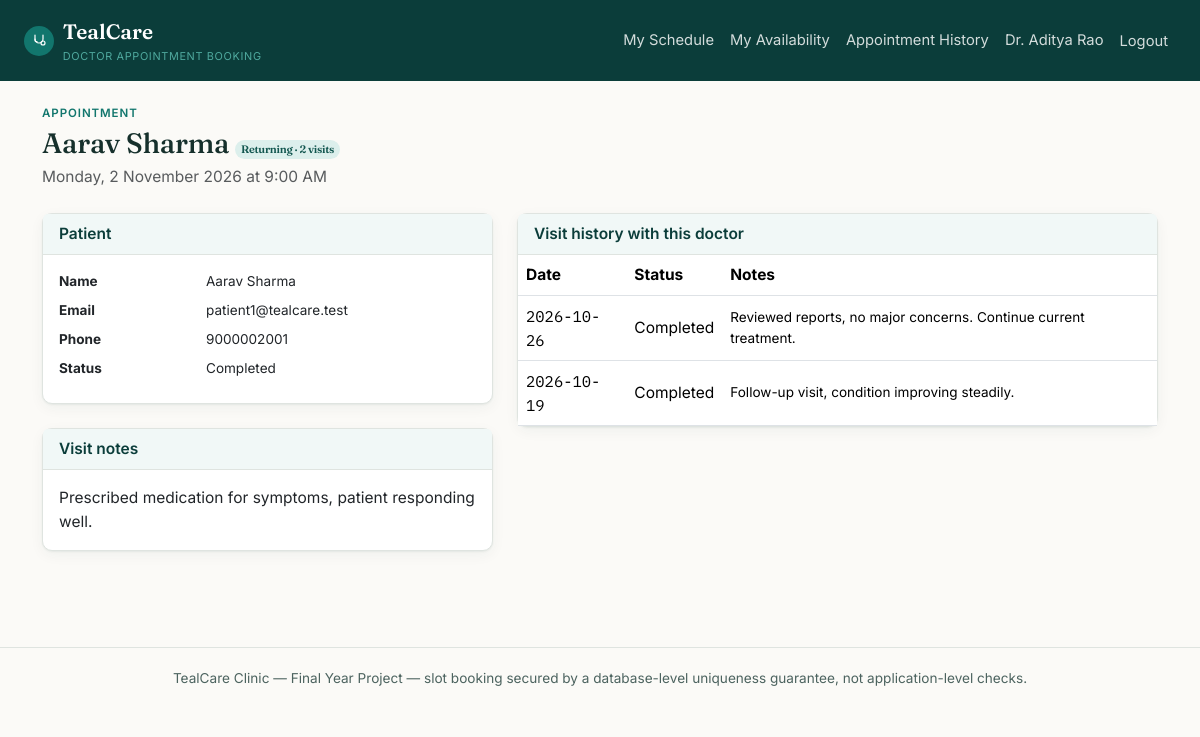
The page /doctor/appointments/3 (signed in) on the database its author committed.
### tables this page shows
CREATE TABLE users (
    id INT AUTO_INCREMENT PRIMARY KEY,
    role ENUM('admin','doctor','patient') NOT NULL,
    name VARCHAR(150) NOT NULL,
    email VARCHAR(190) NOT NULL UNIQUE,
    password_hash VARCHAR(255) NOT NULL,
    phone VARCHAR(20) NULL,
     
    staff_code VARCHAR(20) NULL UNIQUE,
     
     
    status ENUM('active','suspended') NOT NULL DEFAULT 'active',
    reset_token VARCHAR(64) NULL,
    reset_token_expires_at DATETIME NULL,
    created_at TIMESTAMP NOT NULL DEFAULT CURRENT_TIMESTAMP
);

CREATE TABLE appointments (
    id INT AUTO_INCREMENT PRIMARY KEY,
    patient_id INT NOT NULL,
    doctor_id INT NOT NULL,
     
     
    reservation_id INT NULL,
    appointment_date DATE NOT NULL,
    start_time TIME NOT NULL,
    end_time TIME NOT NULL,
    status ENUM('booked','completed','cancelled','no_show') NOT NULL DEFAULT 'booked',
    notes TEXT NULL,
    cancelled_by VARCHAR(20) NULL,
     
     
    is_stress_test TINYINT(1) NOT NULL DEFAULT 0,
    created_at TIMESTAMP NOT NULL DEFAULT CURRENT_TIMESTAMP,
    updated_at TIMESTAMP NOT NULL DEFAULT CURRENT_TIMESTAMP ON UPDATE CURRENT_TIMESTAMP,
    FOREIGN KEY (patient_id) REFERENCES users(id),
    FOREIGN KEY (doctor_id) REFERENCES doctors(id),
    FOREIGN KEY (reservation_id) REFERENCES slot_reservations(id) ON DELETE SET NULL,
    INDEX idx_doctor_date (doctor_id, appointment_date),
    INDEX idx_patient (patient_id)
);

### app/views/doctor/appointment_detail.php (the view, shortened to what the rows shown need)
<p class="eyebrow mb-1">Appointment</p>
<h1 class="h3 mb-1"><?= htmlspecialchars($appointment['patient_name'], ENT_QUOTES) ?>
    <?= $history['is_returning'] ? '<span class="badge-returning">Returning · ' . $history['visit_count'] . ' visits</span>' : '<span class="badge-new">New patient</span>' ?>
</h1>
<p class="text-muted mb-4"><?= date('l, j F Y', strtotime($appointment['appointment_date'])) ?> at <?= date('g:i A', strtotime($appointment['start_time'])) ?></p>
<div class="row g-4">
    <div class="col-lg-5">
        <div class="card card-tc mb-4">
            <div class="card-header">Patient</div>
            <div class="card-body">
                <dl class="row mb-0 small">
                    <dt class="col-4">Name</dt><dd class="col-8"><?= htmlspecialchars($appointment['patient_name'], ENT_QUOTES) ?></dd>
                    <dt class="col-4">Email</dt><dd class="col-8"><?= htmlspecialchars($appointment['patient_email'], ENT_QUOTES) ?></dd>
                    <dt class="col-4">Phone</dt><dd class="col-8"><?= htmlspecialchars($appointment['patient_phone'] ?? '—', ENT_QUOTES) ?></dd>
                    <dt class="col-4">Status</dt><dd class="col-8 text-capitalize"><?= htmlspecialchars(str_replace('_', ' ', $appointment['status']), ENT_QUOTES) ?></dd>
                </dl>
            </div>
        </div>
        <?php if ($appointment['status'] === 'booked'):
            $isFuture = $appointment['appointment_date'] > date('Y-m-d');
        ?>
        <div class="card card-tc mb-4">
            <div class="card-header">Actions</div>
            <div class="card-body d-flex flex-column gap-2">
                <?php if ($isFuture): ?>
                    <p class="text-muted small mb-1">This appointment is in the future — it can only be cancelled until the day it's scheduled.</p>
                <?php else: ?>
                    <form method="post" action="<?= Router::url('/doctor/appointments/' . $appointment['id'] . '/complete') ?>">
                        <?= Csrf::field() ?>
                        <label class="form-label small">Visit notes (optional)</label>
                        <textarea name="notes" class="form-control form-control-sm mb-2" rows="3" placeholder="e.g. Prescribed medication, advised follow-up..."></textarea>
                        <button class="btn btn-tc btn-sm w-100">Mark completed</button>
                    </form>
                    <form method="post" action="<?= Router::url('/doctor/appointments/' . $appointment['id'] . '/no-show') ?>" onsubmit="return confirm('Mark this patient as a no-show?');">
                        <?= Csrf::field() ?>
                        <button class="btn btn-outline-secondary btn-sm w-100">Mark no-show</button>
                    </form>
                <?php endif; ?>
                <form method="post" action="<?= Router::url('/doctor/appointments/' . $appointment['id'] . '/cancel') ?>" onsubmit="return confirm('Cancel this appointment? The slot will be freed immediately.');">
                    <?= Csrf::field() ?>
                    <button class="btn btn-outline-danger btn-sm w-100">Cancel appointment</button>
                </form>
            </div>
        </div>
        <?php elseif ($appointment['notes']): ?>
        <div class="card card-tc mb-4">
            <div class="card-header">Visit notes</div>
            <div class="card-body"><?= nl2br(htmlspecialchars($appointment['notes'], ENT_QUOTES)) ?></div>
        </div>
        <?php endif; ?>
    </div>
    <div class="col-lg-7">
        <div class="card card-tc">
            <div class="card-header">Visit history with this doctor</div>
            <div class="card-body p-0">
                <?php if (empty($pastVisits)): ?>
                    <p class="text-muted p-3 mb-0">No previous visits — this is a new patient.</p>
                <?php else: ?>
                    <table class="table mb-0 align-middle">
                        <thead><tr><th>Date</th><th>Status</th><th>Notes</th></tr></thead>
                        <tbody>
                        <?php foreach ($pastVisits as $v): ?>
                            <tr>
                                <td class="mono"><?= htmlspecialchars($v['appointment_date'], ENT_QUOTES) ?></td>
                                <td class="text-capitalize"><?= htmlspecialchars(str_replace('_', ' ', $v['status']), ENT_QUOTES) ?></td>
                                <td class="small"><?= $v['notes'] ? nl2br(htmlspecialchars($v['notes'], ENT_QUOTES)) : '<span class="text-muted">—</span>' ?></td>
                            </tr>
                        <?php endforeach; ?>
                        </tbody>
                    </table>
                <?php endif; ?>
            </div>
        </div>
    </div>
</div>

### core/Router.php (shortened to what the rows shown need)
<?php
class Router
{
    private array $routes = ['GET' => [], 'POST' => []];
    private static string $basePath = '';
    public static function setBasePath(string $path): void
    {
        self::$basePath = rtrim($path, '/');
    }
    public static function url(string $path = ''): string
    {
        return self::$basePath . $path;
    }
    public function get(string $pattern, array $handler): void
    {
        $this->routes['GET'][$pattern] = $handler;
    }
    public function post(string $pattern, array $handler): void
    {
        $this->routes['POST'][$pattern] = $handler;
    }
    public function dispatch(string $method, string $uri): void
    {
        $path = parse_url($uri, PHP_URL_PATH) ?? '/';
        $path = rtrim($path, '/');
        foreach ($this->routes[$method] ?? [] as $pattern => $handler) {
            $params = $this->match($pattern, $path);
            if ($params !== null) {
                [$controllerClass, $action] = $handler;
                $controller = new $controllerClass();
                call_user_func_array([$controller, $action], $params);
                return;
            }
        }
    }
    private function match(string $pattern, string $path): ?array
    {
        $regex = preg_replace('#\{[a-zA-Z_]+\}#', '([^/]+)', $pattern);
        $regex = rtrim($regex, '/');
        if ($regex === '') {
            $regex = '/';
        }
        if (!preg_match('#^' . $regex . '$#', $path, $matches)) {
            return null;
        }
        array_shift($matches);
        return $matches;
    }
}

### app/views/partials/header.php (shortened to what the rows shown need)
<?php
$currentUser = Auth::user();
?>
<!doctype html>
<html lang="en">
<head>
    <link href="https://cdn.jsdelivr.net/npm/bootstrap@5.3.3/dist/css/bootstrap.min.css" rel="stylesheet">
    <link href="<?= Router::url('/assets/css/style.css') ?>" rel="stylesheet">
</head>
<body>
<nav class="navbar navbar-expand-lg navbar-tc">
    <div class="container-fluid px-3 px-lg-4">
        <a class="navbar-brand" href="<?= Router::url($currentUser ? \App\Controllers\AuthController::roleHome($currentUser['role']) : '/login') ?>">
            <span class="brand-mark">
            </span>
            <span>TealCare<small>Doctor Appointment Booking</small></span>
        </a>
        <div class="collapse navbar-collapse" id="navMain">
            <ul class="navbar-nav ms-auto align-items-lg-center">
                <?php if ($currentUser && $currentUser['role'] === 'admin'): ?>
                    <li class="nav-item"><a class="nav-link" href="<?= Router::url('/admin/dashboard') ?>">Dashboard</a></li>
                    <li class="nav-item"><a class="nav-link" href="<?= Router::url('/admin/doctors') ?>">Doctors</a></li>
                    <li class="nav-item"><a class="nav-link" href="<?= Router::url('/admin/specializations') ?>">Specializations</a></li>
                    <li class="nav-item"><a class="nav-link" href="<?= Router::url('/admin/board') ?>">Today's Board</a></li>
                    <li class="nav-item"><a class="nav-link" href="<?= Router::url('/admin/appointments') ?>">Appointments</a></li>
                    <li class="nav-item"><a class="nav-link" href="<?= Router::url('/admin/patients') ?>">Patients</a></li>
                    <li class="nav-item"><a class="nav-link" href="<?= Router::url('/admin/stress-test') ?>">Stress Test</a></li>
                    <li class="nav-item"><a class="nav-link" href="<?= Router::url('/admin/audit-log') ?>">Audit &amp; Reports</a></li>
                <?php elseif ($currentUser && $currentUser['role'] === 'doctor'): ?>
                    <li class="nav-item"><a class="nav-link" href="<?= Router::url('/doctor/dashboard') ?>">My Schedule</a></li>
                    <li class="nav-item"><a class="nav-link" href="<?= Router::url('/doctor/availability') ?>">My Availability</a></li>
                    <li class="nav-item"><a class="nav-link" href="<?= Router::url('/doctor/appointments') ?>">Appointment History</a></li>
                <?php endif; ?>
                <?php if ($currentUser): ?>
                    <li class="nav-item"><a class="nav-link" href="<?= Router::url('/account') ?>"><?= htmlspecialchars($currentUser['name'], ENT_QUOTES) ?></a></li>
                    <li class="nav-item">
                        <form method="post" action="<?= Router::url('/logout') ?>" class="d-inline">
                            <button type="submit" class="btn btn-link nav-link" style="border:0;">Logout</button>
                        </form>
                    </li>
                <?php else: ?>
                    <li class="nav-item"><a class="nav-link" href="<?= Router::url('/login') ?>">Login</a></li>
                    <li class="nav-item"><a class="nav-link" href="<?= Router::url('/register') ?>">Register</a></li>
                <?php endif; ?>
            </ul>
        </div>
    </div>
</nav>
<div class="container py-4">

### rows shown on the page
users: name "Dr. Aditya Rao"
appointments: patient.name "Aarav Sharma", appointment_date "Monday, 2 November 2026", start_time "9:00 AM", patient.email "patient1@tealcare.test", patient.phone "9000002001", status "Completed", notes "Prescribed medication for symptoms, patient responding well."
appointments: appointment_date "2026-10-26", status "Completed", notes "Reviewed reports, no major concerns. Continue current treatment."
appointments: appointment_date "2026-10-19", status "Completed", notes "Follow-up visit, condition improving steadily."

### other values the page prints
$history['visit_count'] "2"
